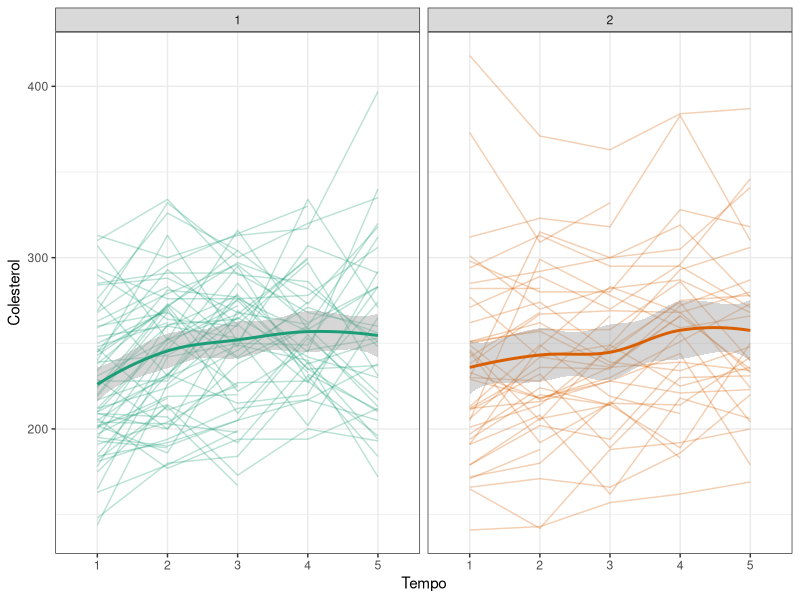
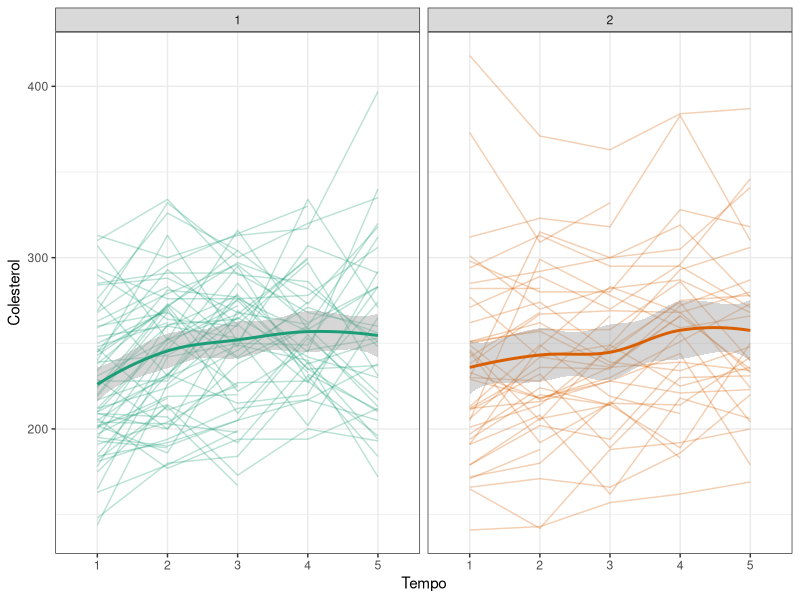

Recreate these plots in R, in order.
# ----------------------------------------------------
# Porto Alegre, 12 de agosto de 2019
# Capa do github de MAT02035

# ----------------------------------------------------
# Carregando pacotes do R

library(here)
library(haven)
library(tidyr)
library(ggplot2)
library(ggthemes)

# ----------------------------------------------------
# Carregando o arquivo de dados

chol.df <- read_dta(file = here("data", "cholesterol.dta"))

# ----------------------------------------------------
# Reformando o objeto: de "largo" para "longo"

chol.df.longo <- gather(data = chol.df, key = "tempo", value = "colesterol", -id, -group)

# ----------------------------------------------------
# Formata variáveis

chol.df.longo$tempo <- as.factor(as.numeric(as.factor(chol.df.longo$tempo)))
chol.df.longo$group <- as.factor(chol.df.longo$group)

# ----------------------------------------------------
# Gráfico de perfis

p <- ggplot(data = chol.df.longo,
            mapping = aes(x = tempo, y = colesterol, group = id, colour = group)) +
  geom_line(alpha = 0.3) +
  scale_color_brewer(palette = "Dark2") +
  geom_smooth(mapping = aes(x = tempo, y = colesterol, group = group),
              method = "loess", se = TRUE) +
  labs(x = "Tempo", y = "Colesterol", colour = "Grupo") +
  theme_bw() +
  theme(legend.position = "none") +
  facet_wrap( ~ group)

p 

ggsave(plot = p,
       filename = here("output_figs", "capa.png"),
       width = 10.84, height = 5.42, units = "cm", dpi = 300)
